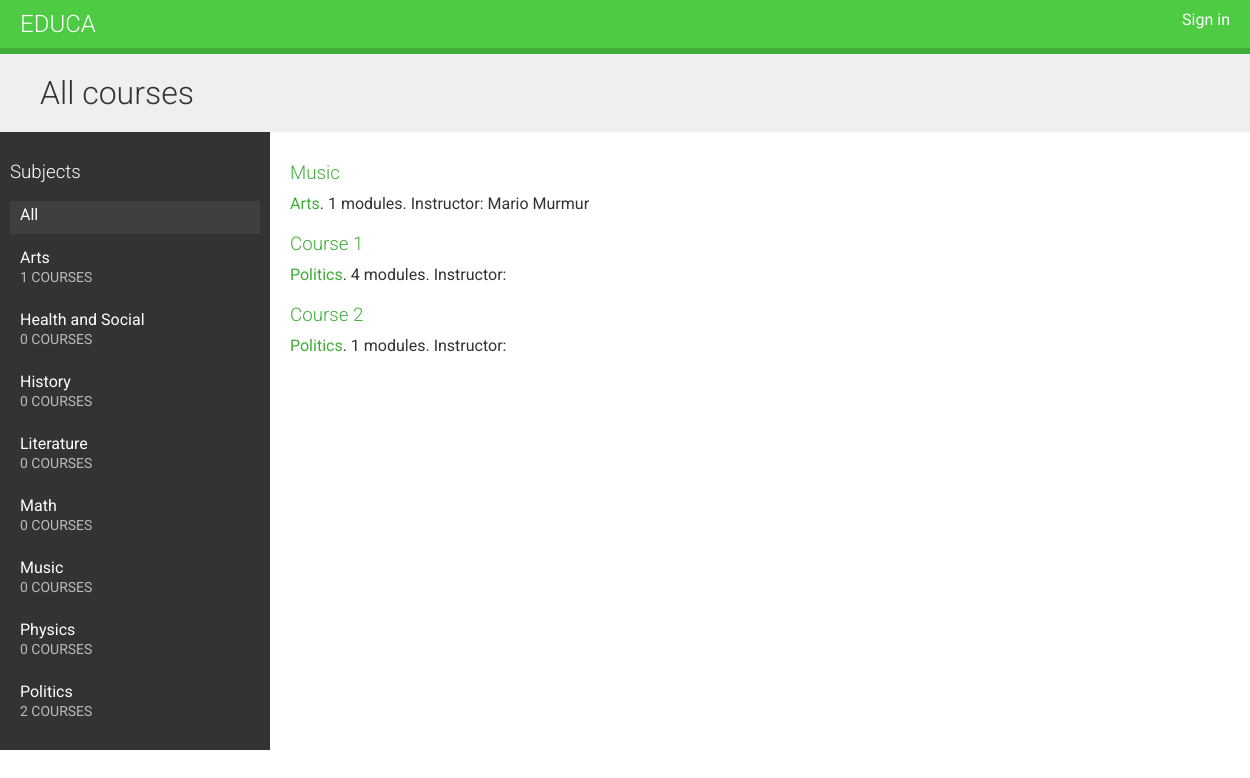
The app's page /, older data.
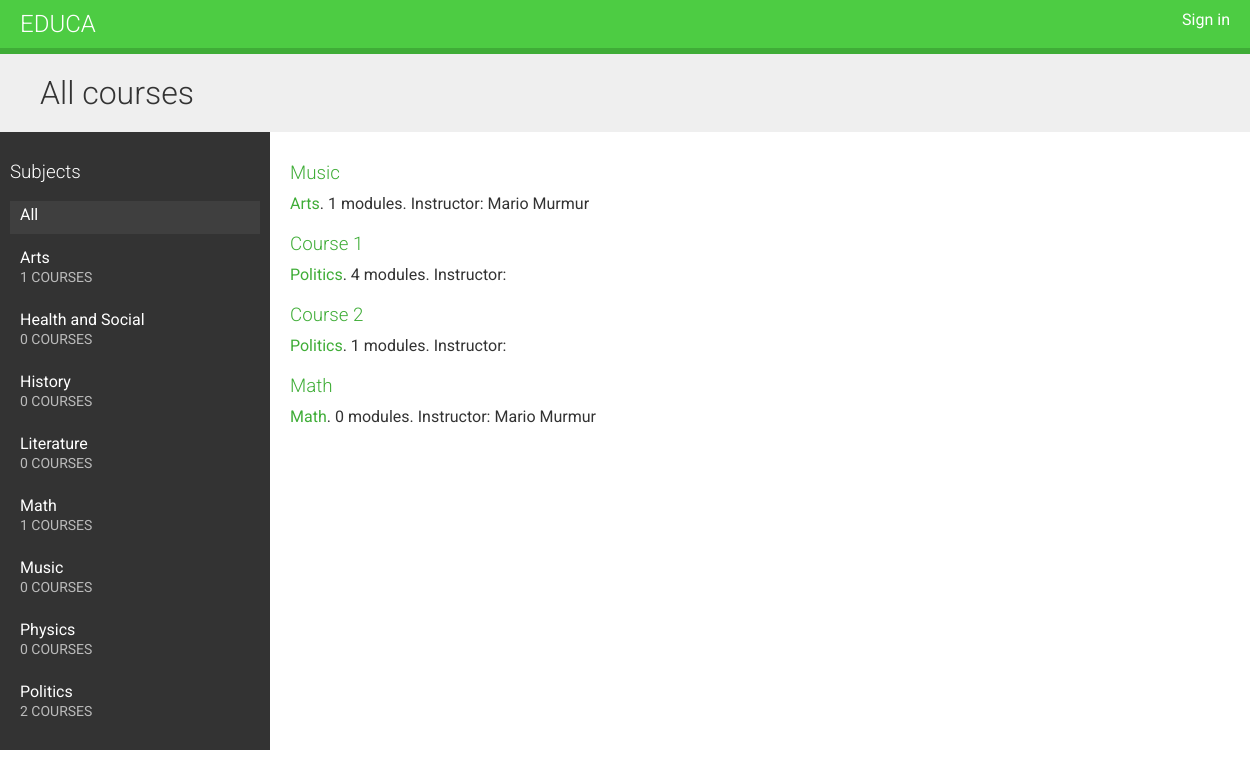
The same page, newer data.
### courses/models.py (models this page shows, shortened)
class Subject(models.Model):
    title = models.CharField(max_length=200)
    slug = models.SlugField(max_length=200, unique=True)
    class Meta:
        ordering = ['title']
    def __str__(self):
        return self.title

class Course(models.Model):
    owner = models.ForeignKey(User, related_name='courses_created', on_delete=models.CASCADE)
    subject = models.ForeignKey(Subject, related_name='courses', on_delete=models.CASCADE)
    title = models.CharField(max_length=200)
    slug = models.SlugField(max_length=200, unique=True)
    overview = models.TextField()
    created = models.DateTimeField(auto_now_add=True)
    students = models.ManyToManyField(User, related_name='courses_joined', blank=True)
    class Meta:
        ordering = ['-created']

### courses/views.py (the view)
# urls.py: path('', CourseListView.as_view(), name='course_list'),
class CourseListView(TemplateResponseMixin, View):
    model = Course
    template_name = 'courses/course/list.html'
    def get(self, request, subject=None):
        subjects = cache.get('all_subjects')
        if not subjects:
            subjects = Subject.objects.annotate(total_courses=Count('courses'))
            cache.set('all_subjects', subjects)
        all_courses = Course.objects.annotate(total_modules=Count('modules'))
        if subject:
            subject = get_object_or_404(Subject, slug=subject)
            key = f'subject_{subject.id}_courses'
            courses = cache.get(key)
            if not courses:
                courses = all_courses.filter(subject=subject)
                cache.set(key, courses)
        else:
            courses = cache.get('all_courses')
            if not courses:
                courses = all_courses
                cache.set('all_courses', courses)
        return self.render_to_response({
            'subjects': subjects,
            'subject': subject,
            'courses': courses
        })

### courses/templates/courses/course/list.html (shortened to what this page needs)
{% extends "base.html" %}
{% block content %}
    <h1>
        {% if subject %}
            {{ subject.title }} courses
        {% else %}
            All courses
        {% endif %}
    </h1>
    <div class="contents">
        <h3>Subjects</h3>
        <ul id="modules">
            <li {% if not subject %}class="selected"{% endif %}>
                <a href="{% url 'course_list' %}">All</a>
            </li>
            {% for s in subjects %}
                <li {% if subject == s %}class="selected"{% endif %}>
                    <a href="{% url 'course_list_subject' s.slug %}">
                        {{ s.title }}
                        <br><span>{{ s.total_courses }} courses</span>
                    </a>
                </li>
            {% endfor %}
        </ul>
    </div>
    <div class="module">
        {% for course in courses %}
            {% with subject=course.subject %}
                <h3>
                    <a href="{% url 'course_detail' course.slug %}">
                        {{ course.title }}
                    </a>
                </h3>
                <p>
                    <a href="{% url 'course_list_subject' subject.slug %}">{{ subject }}</a>.
                    {{ course.total_modules }} modules.
                    Instructor: {{ course.owner.get_full_name }}
                </p>
            {% endwith %}
        {% endfor %}
    </div>
{% endblock %}

Row changes from the older to the newer data that the page shows:
computed for Subject "Math": total_courses "0" → "1"
added Course: title "Math", subject "Math", total_modules "0", owner.get_full_name "Mario Murmur"
